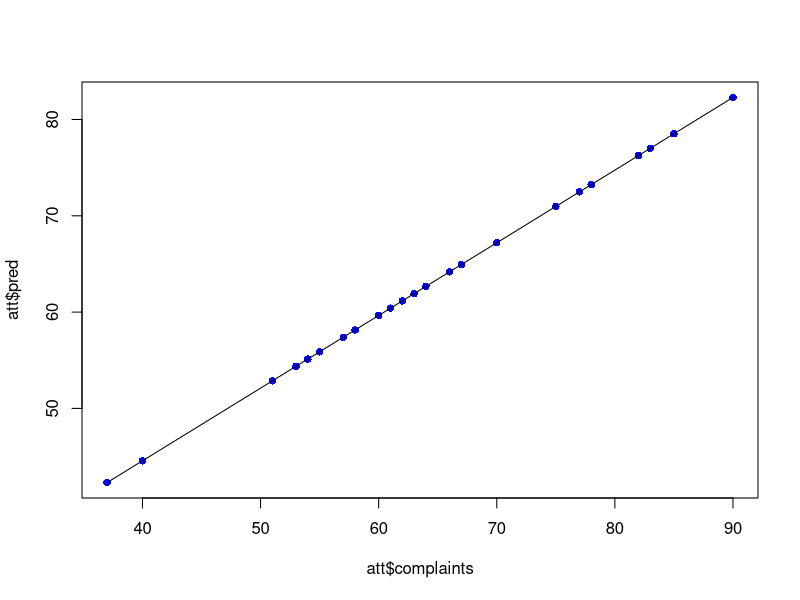
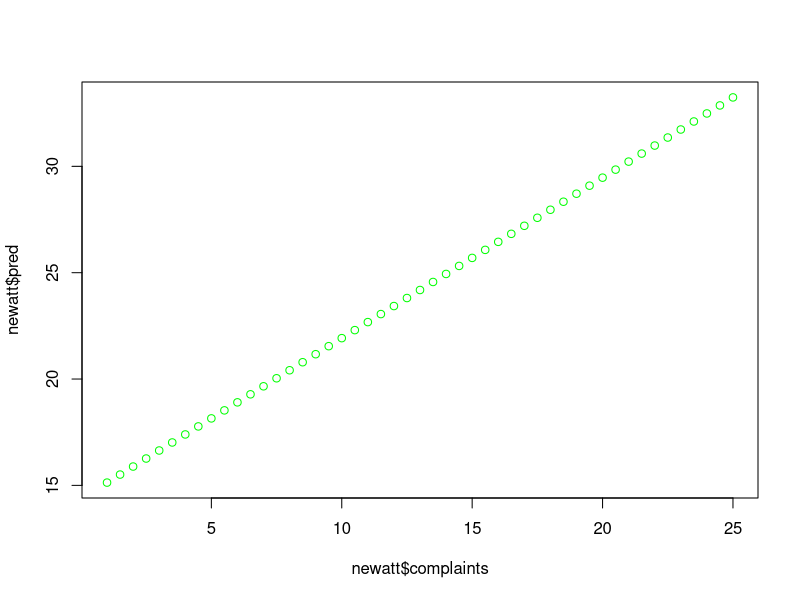

Recreate these plots in R, in order.
att<-attitude
att

ye.model<-lm(att$rating~complaints, data=att)
att$pred<-predict(ye.model,att)
plot(att$complaints,att$pred,col="blue",pch=16)
lines(att$complaints, fitted(ye.model), col="black")

newatt<-data.frame(complaints=seq(1,25,0.5))
newatt$pred<-predict(ye.model,newatt)
plot(newatt$complaints,newatt$pred, col="green")
